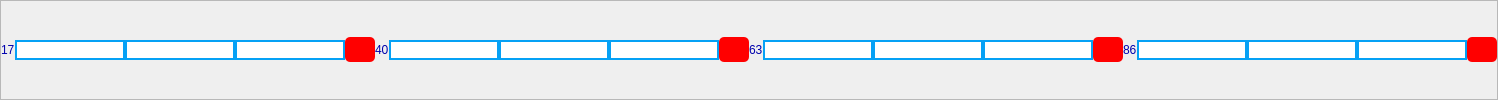
           <widget class="QFrame" name="frame_15">
            <property name="frameShape">
             <enum>QFrame::StyledPanel</enum>
            </property>
            <property name="frameShadow">
             <enum>QFrame::Raised</enum>
            </property>
            <layout class="QHBoxLayout" name="horizontalLayout_12">
             <property name="spacing">
              <number>0</number>
             </property>
             <property name="leftMargin">
              <number>0</number>
             </property>
             <property name="topMargin">
              <number>0</number>
             </property>
             <property name="rightMargin">
              <number>0</number>
             </property>
             <property name="bottomMargin">
              <number>0</number>
             </property>
             <item>
              <widget class="QLabel" name="label_32">
               <property name="styleSheet">
                <string notr="true">color:rgb(0, 0, 173); 
font: 75 8pt &quot;MS Shell Dlg 2&quot;;</string>
               </property>
               <property name="text">
                <string>17</string>
               </property>
              </widget>
             </item>
             <item>
              <widget class="QLineEdit" name="lineEdit_94">
               <property name="styleSheet">
                <string notr="true">border: 2px solid  rgb(5, 161, 245); 
background-color: rgb(255, 255, 255);
</string>
               </property>
              </widget>
             </item>
             <item>
              <widget class="QLineEdit" name="lineEdit_95">
               <property name="styleSheet">
                <string notr="true">border: 2px solid  rgb(5, 161, 245); 
background-color: rgb(255, 255, 255);
</string>
               </property>
              </widget>
             </item>
             <item>
              <widget class="QLineEdit" name="lineEdit_96">
               <property name="styleSheet">
                <string notr="true">border: 2px solid  rgb(5, 161, 245); 
background-color: rgb(255, 255, 255);
</string>
               </property>
              </widget>
             </item>
             <item>
              <widget class="QPushButton" name="pushButton_102">
               <property name="minimumSize">
                <size>
                 <width>0</width>
                 <height>25</height>
                </size>
               </property>
               <property name="maximumSize">
                <size>
                 <width>30</width>
                 <height>16777215</height>
                </size>
               </property>
               <property name="styleSheet">
                <string notr="true">background-color: rgb(0, 0, 0);
background-color: rgb(255, 0, 0);
border-radius: 5px;</string>
               </property>
               <property name="text">
                <string/>
               </property>
              </widget>
             </item>
             <item>
              <widget class="QLabel" name="label_33">
               <property name="styleSheet">
                <string notr="true">color:rgb(0, 0, 173); 
font: 75 8pt &quot;MS Shell Dlg 2&quot;;</string>
               </property>
               <property name="text">
                <string>40</string>
               </property>
              </widget>
             </item>
             <item>
              <widget class="QLineEdit" name="lineEdit_97">
               <property name="styleSheet">
                <string notr="true">border: 2px solid  rgb(5, 161, 245); 
background-color: rgb(255, 255, 255);
</string>
               </property>
              </widget>
             </item>
             <item>
              <widget class="QLineEdit" name="lineEdit_98">
               <property name="styleSheet">
                <string notr="true">border: 2px solid  rgb(5, 161, 245); 
background-color: rgb(255, 255, 255);
</string>
               </property>
              </widget>
             </item>
             <item>
              <widget class="QLineEdit" name="lineEdit_99">
               <property name="styleSheet">
                <string notr="true">border: 2px solid  rgb(5, 161, 245); 
background-color: rgb(255, 255, 255);
</string>
               </property>
              </widget>
             </item>
             <item>
              <widget class="QPushButton" name="pushButton_103">
               <property name="minimumSize">
                <size>
                 <width>0</width>
                 <height>25</height>
                </size>
               </property>
               <property name="maximumSize">
                <size>
                 <width>30</width>
                 <height>16777215</height>
                </size>
               </property>
               <property name="styleSheet">
                <string notr="true">background-color: rgb(0, 0, 0);
background-color: rgb(255, 0, 0);
border-radius: 5px;</string>
               </property>
               <property name="text">
                <string/>
               </property>
              </widget>
             </item>
             <item>
              <widget class="QLabel" name="label_34">
               <property name="styleSheet">
                <string notr="true">color:rgb(0, 0, 173); 
font: 75 8pt &quot;MS Shell Dlg 2&quot;;</string>
               </property>
               <property name="text">
                <string>63</string>
               </property>
              </widget>
             </item>
             <item>
              <widget class="QLineEdit" name="lineEdit_100">
               <property name="styleSheet">
                <string notr="true">border: 2px solid  rgb(5, 161, 245); 
background-color: rgb(255, 255, 255);
</string>
               </property>
              </widget>
             </item>
             <item>
              <widget class="QLineEdit" name="lineEdit_101">
               <property name="styleSheet">
                <string notr="true">border: 2px solid  rgb(5, 161, 245); 
background-color: rgb(255, 255, 255);
</string>
               </property>
              </widget>
             </item>
             <item>
              <widget class="QLineEdit" name="lineEdit_102">
               <property name="styleSheet">
                <string notr="true">border: 2px solid  rgb(5, 161, 245); 
background-color: rgb(255, 255, 255);
</string>
               </property>
              </widget>
             </item>
             <item>
              <widget class="QPushButton" name="pushButton_104">
               <property name="minimumSize">
                <size>
                 <width>0</width>
                 <height>25</height>
                </size>
               </property>
               <property name="maximumSize">
                <size>
                 <width>30</width>
                 <height>16777215</height>
                </size>
               </property>
               <property name="styleSheet">
                <string notr="true">background-color: rgb(0, 0, 0);
background-color: rgb(255, 0, 0);
border-radius: 5px;</string>
               </property>
               <property name="text">
                <string/>
               </property>
              </widget>
             </item>
             <item>
              <widget class="QLabel" name="label_312">
               <property name="styleSheet">
                <string notr="true">color:rgb(0, 0, 173); 
font: 75 8pt &quot;MS Shell Dlg 2&quot;;</string>
               </property>
               <property name="text">
                <string>86</string>
               </property>
              </widget>
             </item>
             <item>
              <widget class="QLineEdit" name="lineEdit_936">
               <property name="styleSheet">
                <string notr="true">border: 2px solid  rgb(5, 161, 245); 
background-color: rgb(255, 255, 255);
</string>
               </property>
              </widget>
             </item>
             <item>
              <widget class="QLineEdit" name="lineEdit_934">
               <property name="styleSheet">
                <string notr="true">border: 2px solid  rgb(5, 161, 245); 
background-color: rgb(255, 255, 255);
</string>
               </property>
              </widget>
             </item>
             <item>
              <widget class="QLineEdit" name="lineEdit_935">
               <property name="styleSheet">
                <string notr="true">border: 2px solid  rgb(5, 161, 245); 
background-color: rgb(255, 255, 255);
</string>
               </property>
              </widget>
             </item>
             <item>
              <widget class="QPushButton" name="pushButton_382">
               <property name="minimumSize">
                <size>
                 <width>0</width>
                 <height>25</height>
                </size>
               </property>
               <property name="maximumSize">
                <size>
                 <width>30</width>
                 <height>16777215</height>
                </size>
               </property>
               <property name="styleSheet">
                <string notr="true">background-color: rgb(0, 0, 0);
background-color: rgb(255, 0, 0);
border-radius: 5px;</string>
               </property>
               <property name="text">
                <string/>
               </property>
              </widget>
             </item>
            </layout>
           </widget>
